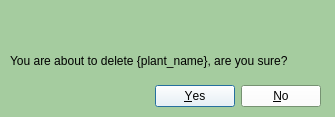
<?xml version="1.0" encoding="UTF-8"?>
<ui version="4.0">
 <class>ConfirmationWindow</class>
 <widget class="QDialog" name="ConfirmationWindow">
  <property name="geometry">
   <rect>
    <x>0</x>
    <y>0</y>
    <width>335</width>
    <height>117</height>
   </rect>
  </property>
  <property name="minimumSize">
   <size>
    <width>335</width>
    <height>117</height>
   </size>
  </property>
  <property name="maximumSize">
   <size>
    <width>335</width>
    <height>117</height>
   </size>
  </property>
  <property name="palette">
   <palette>
    <active>
     <colorrole role="WindowText">
      <brush brushstyle="SolidPattern">
       <color alpha="255">
        <red>0</red>
        <green>0</green>
        <blue>0</blue>
       </color>
      </brush>
     </colorrole>
     <colorrole role="Button">
      <brush brushstyle="SolidPattern">
       <color alpha="179">
        <red>255</red>
        <green>255</green>
        <blue>255</blue>
       </color>
      </brush>
     </colorrole>
     <colorrole role="Text">
      <brush brushstyle="SolidPattern">
       <color alpha="255">
        <red>0</red>
        <green>0</green>
        <blue>0</blue>
       </color>
      </brush>
     </colorrole>
     <colorrole role="BrightText">
      <brush brushstyle="SolidPattern">
       <color alpha="255">
        <red>64</red>
        <green>159</green>
        <blue>63</blue>
       </color>
      </brush>
     </colorrole>
     <colorrole role="ButtonText">
      <brush brushstyle="SolidPattern">
       <color alpha="255">
        <red>0</red>
        <green>0</green>
        <blue>0</blue>
       </color>
      </brush>
     </colorrole>
     <colorrole role="Base">
      <brush brushstyle="SolidPattern">
       <color alpha="179">
        <red>255</red>
        <green>255</green>
        <blue>255</blue>
       </color>
      </brush>
     </colorrole>
     <colorrole role="Window">
      <brush brushstyle="SolidPattern">
       <color alpha="255">
        <red>165</red>
        <green>204</green>
        <blue>159</blue>
       </color>
      </brush>
     </colorrole>
     <colorrole role="Accent">
      <brush brushstyle="SolidPattern">
       <color alpha="255">
        <red>64</red>
        <green>159</green>
        <blue>63</blue>
       </color>
      </brush>
     </colorrole>
    </active>
    <inactive>
     <colorrole role="WindowText">
      <brush brushstyle="SolidPattern">
       <color alpha="255">
        <red>0</red>
        <green>0</green>
        <blue>0</blue>
       </color>
      </brush>
     </colorrole>
     <colorrole role="Button">
      <brush brushstyle="SolidPattern">
       <color alpha="179">
        <red>255</red>
        <green>255</green>
        <blue>255</blue>
       </color>
      </brush>
     </colorrole>
     <colorrole role="Text">
      <brush brushstyle="SolidPattern">
       <color alpha="255">
        <red>0</red>
        <green>0</green>
        <blue>0</blue>
       </color>
      </brush>
     </colorrole>
     <colorrole role="BrightText">
      <brush brushstyle="SolidPattern">
       <color alpha="255">
        <red>64</red>
        <green>159</green>
        <blue>63</blue>
       </color>
      </brush>
     </colorrole>
     <colorrole role="ButtonText">
      <brush brushstyle="SolidPattern">
       <color alpha="255">
        <red>0</red>
        <green>0</green>
        <blue>0</blue>
       </color>
      </brush>
     </colorrole>
     <colorrole role="Base">
      <brush brushstyle="SolidPattern">
       <color alpha="179">
        <red>255</red>
        <green>255</green>
        <blue>255</blue>
       </color>
      </brush>
     </colorrole>
     <colorrole role="Window">
      <brush brushstyle="SolidPattern">
       <color alpha="255">
        <red>165</red>
        <green>204</green>
        <blue>159</blue>
       </color>
      </brush>
     </colorrole>
     <colorrole role="Accent">
      <brush brushstyle="SolidPattern">
       <color alpha="255">
        <red>64</red>
        <green>159</green>
        <blue>63</blue>
       </color>
      </brush>
     </colorrole>
    </inactive>
    <disabled>
     <colorrole role="Button">
      <brush brushstyle="SolidPattern">
       <color alpha="179">
        <red>255</red>
        <green>255</green>
        <blue>255</blue>
       </color>
      </brush>
     </colorrole>
     <colorrole role="BrightText">
      <brush brushstyle="SolidPattern">
       <color alpha="255">
        <red>64</red>
        <green>159</green>
        <blue>63</blue>
       </color>
      </brush>
     </colorrole>
     <colorrole role="Base">
      <brush brushstyle="SolidPattern">
       <color alpha="255">
        <red>165</red>
        <green>204</green>
        <blue>159</blue>
       </color>
      </brush>
     </colorrole>
     <colorrole role="Window">
      <brush brushstyle="SolidPattern">
       <color alpha="255">
        <red>165</red>
        <green>204</green>
        <blue>159</blue>
       </color>
      </brush>
     </colorrole>
     <colorrole role="Accent">
      <brush brushstyle="SolidPattern">
       <color alpha="255">
        <red>64</red>
        <green>159</green>
        <blue>63</blue>
       </color>
      </brush>
     </colorrole>
    </disabled>
   </palette>
  </property>
  <property name="windowTitle">
   <string>Dialog</string>
  </property>
  <property name="windowIcon">
   <iconset resource="../../images.qrc">
    <normaloff>:/Plantfolio_logo_small.png</normaloff>:/Plantfolio_logo_small.png</iconset>
  </property>
  <widget class="QDialogButtonBox" name="confirmation_box">
   <property name="geometry">
    <rect>
     <x>10</x>
     <y>80</y>
     <width>311</width>
     <height>32</height>
    </rect>
   </property>
   <property name="orientation">
    <enum>Qt::Orientation::Horizontal</enum>
   </property>
   <property name="standardButtons">
    <set>QDialogButtonBox::StandardButton::No|QDialogButtonBox::StandardButton::Yes</set>
   </property>
  </widget>
  <widget class="QLabel" name="message">
   <property name="geometry">
    <rect>
     <x>10</x>
     <y>40</y>
     <width>321</width>
     <height>41</height>
    </rect>
   </property>
   <property name="text">
    <string>You are about to delete {plant_name}, are you sure?</string>
   </property>
  </widget>
  <widget class="QLabel" name="exclamation_mark">
   <property name="geometry">
    <rect>
     <x>150</x>
     <y>0</y>
     <width>21</width>
     <height>41</height>
    </rect>
   </property>
   <property name="text">
    <string/>
   </property>
   <property name="pixmap">
    <pixmap resource="../../images.qrc">:/exclamation_mark.png</pixmap>
   </property>
   <property name="scaledContents">
    <bool>true</bool>
   </property>
  </widget>
 </widget>
 <resources>
  <include location="../../images.qrc"/>
 </resources>
 <connections>
  <connection>
   <sender>confirmation_box</sender>
   <signal>accepted()</signal>
   <receiver>ConfirmationWindow</receiver>
   <slot>accept()</slot>
   <hints>
    <hint type="sourcelabel">
     <x>248</x>
     <y>254</y>
    </hint>
    <hint type="destinationlabel">
     <x>157</x>
     <y>274</y>
    </hint>
   </hints>
  </connection>
  <connection>
   <sender>confirmation_box</sender>
   <signal>rejected()</signal>
   <receiver>ConfirmationWindow</receiver>
   <slot>reject()</slot>
   <hints>
    <hint type="sourcelabel">
     <x>316</x>
     <y>260</y>
    </hint>
    <hint type="destinationlabel">
     <x>286</x>
     <y>274</y>
    </hint>
   </hints>
  </connection>
 </connections>
</ui>
